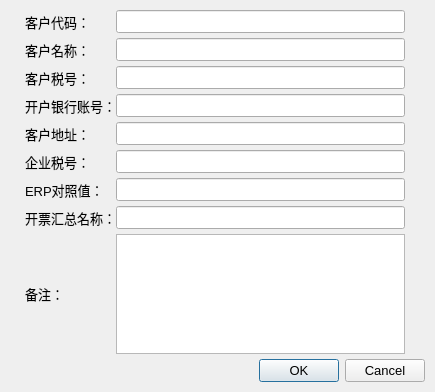
<?xml version="1.0" encoding="UTF-8"?>
<ui version="4.0">
 <class>Dialog</class>
 <widget class="QDialog" name="Dialog">
  <property name="geometry">
   <rect>
    <x>0</x>
    <y>0</y>
    <width>435</width>
    <height>392</height>
   </rect>
  </property>
  <property name="font">
   <font>
    <pointsize>10</pointsize>
   </font>
  </property>
  <property name="windowTitle">
   <string>编辑客户信息</string>
  </property>
  <property name="windowIcon">
   <iconset>
    <normaloff>:/icon/edit.png</normaloff>:/icon/edit.png</iconset>
  </property>
  <layout class="QGridLayout" name="gridLayout">
   <property name="leftMargin">
    <number>25</number>
   </property>
   <property name="topMargin">
    <number>10</number>
   </property>
   <property name="rightMargin">
    <number>10</number>
   </property>
   <property name="bottomMargin">
    <number>10</number>
   </property>
   <property name="horizontalSpacing">
    <number>0</number>
   </property>
   <property name="verticalSpacing">
    <number>5</number>
   </property>
   <item row="4" column="0">
    <widget class="QLabel" name="label">
     <property name="text">
      <string>客户地址：</string>
     </property>
    </widget>
   </item>
   <item row="2" column="0">
    <widget class="QLabel" name="label_Number">
     <property name="text">
      <string>客户税号：</string>
     </property>
    </widget>
   </item>
   <item row="1" column="0">
    <widget class="QLabel" name="label_Name">
     <property name="text">
      <string>客户名称：</string>
     </property>
    </widget>
   </item>
   <item row="10" column="0" colspan="5">
    <widget class="QDialogButtonBox" name="buttonBox">
     <property name="orientation">
      <enum>Qt::Horizontal</enum>
     </property>
     <property name="standardButtons">
      <set>QDialogButtonBox::Cancel|QDialogButtonBox::Ok</set>
     </property>
    </widget>
   </item>
   <item row="9" column="3">
    <spacer name="verticalSpacer">
     <property name="orientation">
      <enum>Qt::Vertical</enum>
     </property>
     <property name="sizeHint" stdset="0">
      <size>
       <width>20</width>
       <height>40</height>
      </size>
     </property>
    </spacer>
   </item>
   <item row="0" column="0">
    <widget class="QLabel" name="label_Number_2">
     <property name="text">
      <string>客户代码：</string>
     </property>
    </widget>
   </item>
   <item row="3" column="0">
    <widget class="QLabel" name="label_Total">
     <property name="text">
      <string>开户银行账号：</string>
     </property>
    </widget>
   </item>
   <item row="7" column="0">
    <widget class="QLabel" name="label_4">
     <property name="text">
      <string>开票汇总名称：</string>
     </property>
    </widget>
   </item>
   <item row="8" column="0">
    <widget class="QLabel" name="label_5">
     <property name="text">
      <string>备注：</string>
     </property>
    </widget>
   </item>
   <item row="5" column="0">
    <widget class="QLabel" name="label_2">
     <property name="text">
      <string>企业税号：</string>
     </property>
    </widget>
   </item>
   <item row="6" column="0">
    <widget class="QLabel" name="label_3">
     <property name="text">
      <string>ERP对照值：</string>
     </property>
    </widget>
   </item>
   <item row="1" column="2">
    <widget class="QLineEdit" name="name_LineEdit"/>
   </item>
   <item row="2" column="2">
    <widget class="QLineEdit" name="tax_id_LineEdit"/>
   </item>
   <item row="4" column="2">
    <widget class="QLineEdit" name="addr_LineEdit"/>
   </item>
   <item row="5" column="2">
    <widget class="QLineEdit" name="business_tax_id_LineEdit"/>
   </item>
   <item row="6" column="2">
    <widget class="QLineEdit" name="erp_id_LineEdit"/>
   </item>
   <item row="7" column="2">
    <widget class="QLineEdit" name="summary_title_LineEdit"/>
   </item>
   <item row="3" column="2">
    <widget class="QLineEdit" name="bank_account_LineEdit"/>
   </item>
   <item row="0" column="2">
    <widget class="QLineEdit" name="code_LineEdit">
     <property name="text">
      <string/>
     </property>
    </widget>
   </item>
   <item row="8" column="2">
    <widget class="QPlainTextEdit" name="remark_PlainTextEdit">
     <property name="lineWidth">
      <number>0</number>
     </property>
    </widget>
   </item>
  </layout>
 </widget>
 <tabstops>
  <tabstop>buttonBox</tabstop>
 </tabstops>
 <connections>
  <connection>
   <sender>buttonBox</sender>
   <signal>accepted()</signal>
   <receiver>Dialog</receiver>
   <slot>accept()</slot>
   <hints>
    <hint type="sourcelabel">
     <x>247</x>
     <y>163</y>
    </hint>
    <hint type="destinationlabel">
     <x>157</x>
     <y>206</y>
    </hint>
   </hints>
  </connection>
  <connection>
   <sender>buttonBox</sender>
   <signal>rejected()</signal>
   <receiver>Dialog</receiver>
   <slot>reject()</slot>
   <hints>
    <hint type="sourcelabel">
     <x>308</x>
     <y>166</y>
    </hint>
    <hint type="destinationlabel">
     <x>286</x>
     <y>206</y>
    </hint>
   </hints>
  </connection>
 </connections>
</ui>
